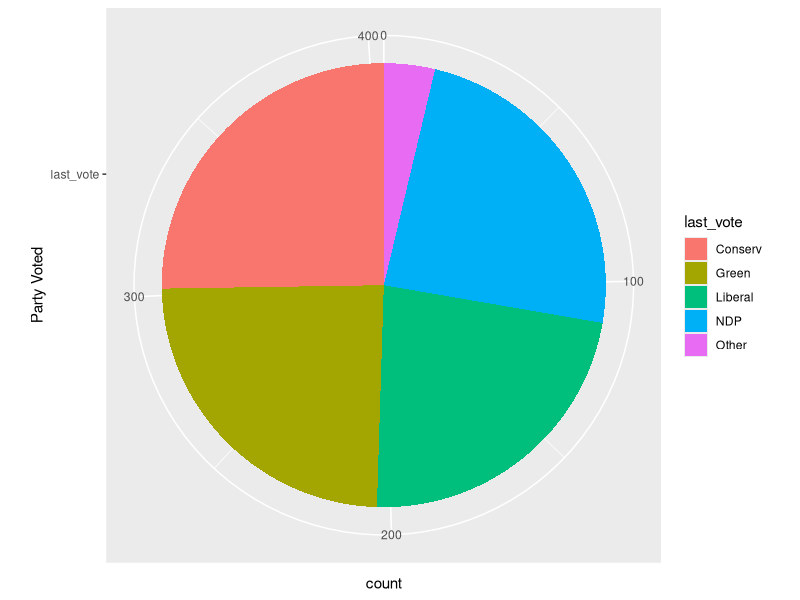
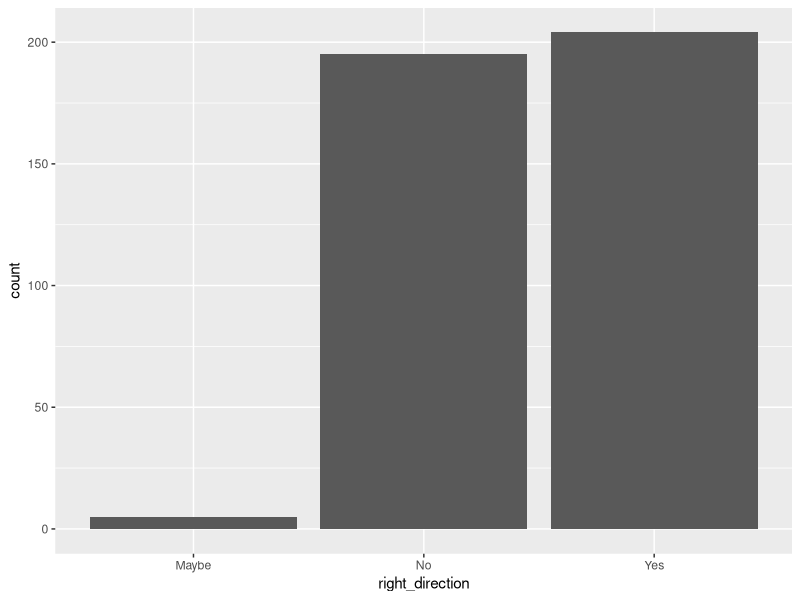
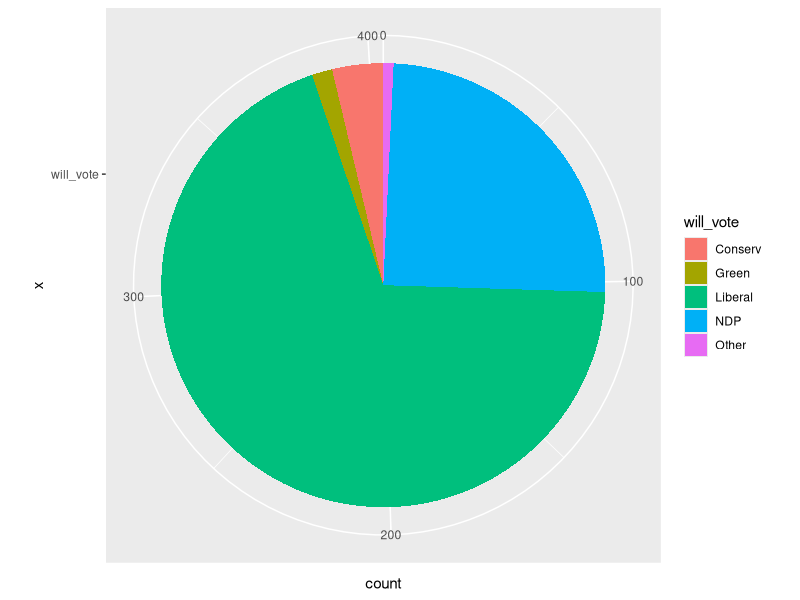
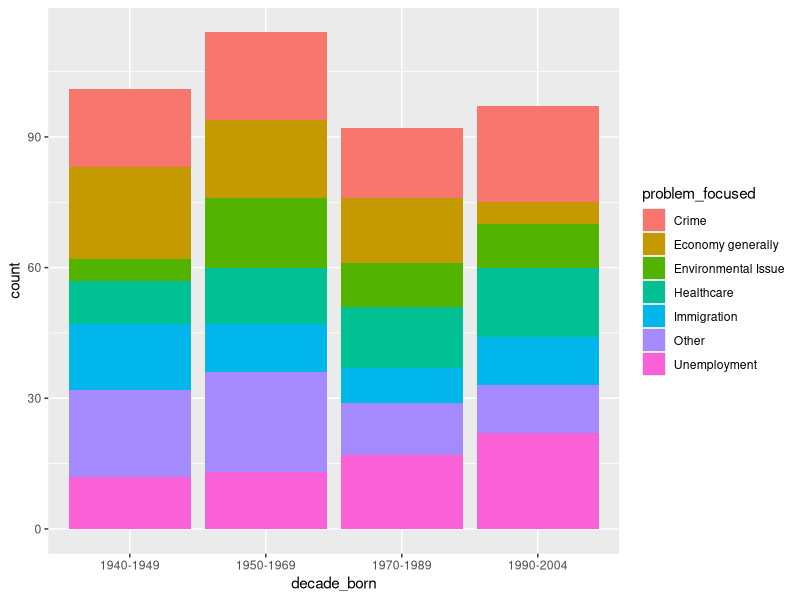
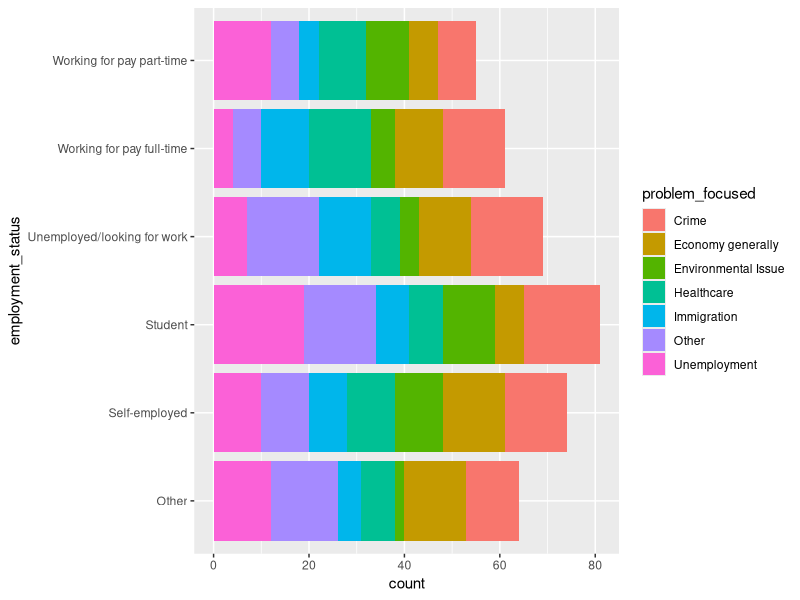

Write the R code that produced these figures, in order.
## ---- chunk 1
# Setting seed as the last 4 digits of my student number
set.seed(4759)
library(tidyverse)
# Global settings for figure sizes and echo.
require("knitr")
opts_chunk$set(tidy.opts=list(width.cutoff=60),tidy=TRUE)
opts_chunk$set(engine = "R")
knitr::opts_chunk$set(echo = T)
knitr::opts_chunk$set(message = F)
knitr::opts_chunk$set(warning = F)
## ---- chunk 2
# We begin with storing choices in vectors
# which will be used for sampling in the next chunk
# For section 'citizenship'
citizenship <- c("Canadian Citizen", "Permanent Resident", "Other")
# For section 'Personal Background'
# On what basis do you assess a political candidate?
basis <- c("News on TV", "Articles in the newspaper", "Attend events where the candidate is addressing the people", "I research all the all the channels before making my choice", "Number of fundraisers the candidate has done in you area", "The family upbringing of the candidate", "Other")
# What decade were you born in? 
decade <- c('1940-1949', '1950-1969', '1970-1989', '1990-2004')
# How do you identify yourself?
gender <- c("Female", "Male", "Prefer not to say")
# Does your household income fall into one of these broad ranges?
income <- c("0", "$1-$50,000", "$50,000-$100,000", "$100,000-$150,000", "$150,000-$200,000", "More then $200,000", "Prefer not to say")
# What is the highest level education that you have completed?
education <- c("No schooling", "Completed elementary school", "Completed high school", "Completed technical, community College, CEGEP, collage Classique", "Bachelor's degree", "Master's degree", "Professional degree or doctorate", "Prefer not to say")
# What is your employment status?
employment <- c("Working for pay full-time", "Working for pay part-time", "Self-employed", "Unemployed/looking for work", "Student", "Other")
# If you could vote in this election, which party do you think you will vote for?
# We use the vector 'party' below
# party_noncitizen <- c("Liberal", "NDP", "Conserv", "Green", "Other")
# ADD NONCITIZEN?
# ---
# Section Political Leanings, citizen
party <- c("Liberal", "NDP", "Conserv", "Green", "Other")
# Which party did you vote in last election?
last_vote <- c("Liberal", "NDP", "Conserv", "Green", "Other")
# Do you think the existing government is going in the right direction to benefit the people of the country?
right_dir <- c("Yes", "No", "Maybe")
# How likely are you gonna vote in the upcoming
likely_vote <- c(1:10)
# Which party are you gonna vote?
will_vote <- c("Liberal", "NDP", "Conserv", "Green", "Don't know")
# What’s the most important problem facing Canada today?
problem <- c("Economy generally", "Unemployment", "Healthcare", "Crime", "Immigration", "Environmental Issue", "Other")
# ---
# Choices for section 'Policy'
# What issue do you focus more on?
focus_issue <- c("Economy", "Employment", "Public Health", "Prime and Justice", "Immigration Policy", "Tax Policy", "")
# Do you agree with one or more of the following? Select all that apply.
agree_statements <- c("There should be policies to resolve the gap between the rich and the poor.", "Environment safety is more important than business tax revenue.", "There should be rules to include all religions in all political parties.", "The government should assist corporations in increasing employment.", "The government should pay more on public health programs.", "There should be more free trade with other countries, even if it hurts some industries in Canada.")
# Simuating data using the sample function
# setting sample size
n <- 500
# Simulating n samples answers to section 'Personal Background'
background <- tibble(basis = sample(x = basis, size=n, replace=TRUE), 
             citizenship = sample(x=citizenship, size=n, replace=TRUE, prob = c(0.8, 0.1, 0.1)),
             decade_born = sample(x=decade, size=n, replace=TRUE),
             education_level = sample(x=education, size=n, replace=TRUE, prob = c()), # [Education]
             gender = sample(x=gender, size=n, replace=TRUE, prob = c(0.4915, 0.4915, 0.017))# based on the referenced, that there exists 1.7% population identified them 'Non-binary' in Canada [NonBin].
             , employment_status = sample(x=employment, size=n, replace=TRUE))
# [Education] Reference https://www12.statcan.gc.ca/census-recensement/2016/dp-pd/hlt-fst/edu-sco/Table.cfm?Lang=E&T=11&Geo=00&SP=1&view=2&age=2&sex=1
# [NonBin] https://www.statcan.gc.ca/eng/dai/smr08/2015/smr08_203_2015
# Simulating n samples answering section 'Political Leanings'
political_leaning <- tibble(last_vote = sample(x=last_vote, size=n, replace=TRUE, prob=c(0.24, 0.24, 0.24, 0.24, 0.04)),
                            likely_vote = sample(x=likely_vote, size=n, replace=TRUE),
                            # party_vote = sample(x=party, size=n, replace=TRUE),
                            problem_focused = sample(x=problem, size=n, replace=TRUE),
                            right_direction = sample(x=right_dir, size=n, replace=TRUE, prob = c(0.495, 0.495, 0.01)),
                            # Based on the proportion of seats won.
                            will_vote = sample(x=party, size=n, replace=TRUE, prob = c(0.65, 0.30, 0.04, 0.005, 0.005)),
                            )
# Combining sections' Answers
election_data <- bind_cols(background, political_leaning)
election_data <- election_data %>% subset(citizenship=="Canadian Citizen")
## ---- chunk 3
# Research & References required

## ---- chunk 4
# We use ggplot to generate the following figures
# Plotting the distribution of which parties were voted in the last election
last_vote_frame <- election_data %>% group_by(last_vote) %>% summarise(count = n(), .group = 'drop')
last_vote_figure <- ggplot(last_vote_frame, aes(x="last_vote", y=count, fill=last_vote)) + geom_bar(width = 2, stat = "identity") + coord_polar("y", start=0) + xlab("Party Voted")
last_vote_figure
## ---- chunk 5
# Answer distribution to question "Do you think the existing gov' is bringing benefits to country? "
benefit <- ggplot(election_data, aes(x=right_direction)) + geom_bar()
benefit
## ---- chunk 6
# Distribution of which parties to vote for in the next election.
next_vote_frame <- election_data %>% group_by(will_vote) %>% summarise(count = n(), .group = 'drop')
next_vote <- ggplot(next_vote_frame, aes(x="will_vote", y=count, fill=will_vote )) + geom_bar(width = 2, stat = "identity") + coord_polar("y", start=0)
next_vote
# Distribution of which parties to vote for in the next election; colors indicates whether the voter agrees that 
## ---- chunk 7
age_dist_problem_fill <- ggplot(election_data, aes(x=decade_born, fill=problem_focused)) + geom_bar()
age_dist_problem_fill

## ---- chunk 8
employment_count <- c()
for (i in 1:9){
  employment_count[i] <- ncol(election_data %>% filter(employment_status == employment[i]))
}
# employment_pie <- ggplot(election_data, aes(x="", y=employment_count, fill=employment_status)) + geom_bar(width=1, stat = "identity") + 
#   coord_polar("y", start=0)
# 
# employment_pie
employment_dist_dir_fill <- ggplot(election_data, aes(x=employment_status, fill = problem_focused)) + geom_bar() + coord_flip()
employment_dist_dir_fill
